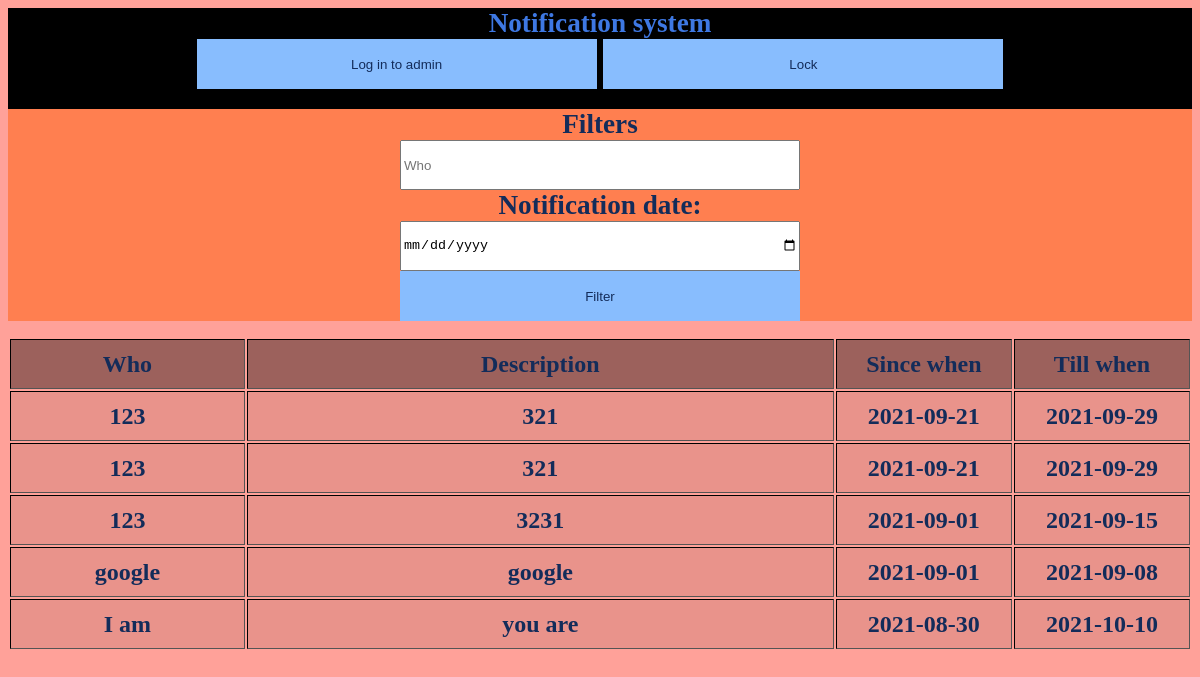
The app's page /php/notification.php (signed in) with its own data.
### tables this page shows
CREATE TABLE `notifications` (
  `id` int(11) NOT NULL,
  `StartingDate` date NOT NULL,
  `EndingDate` date NOT NULL,
  `Who` text NOT NULL,
  `Description` text NOT NULL
);

### htdocs/php/notification.php (the view, shortened to what this page needs)
<html>
<link rel="stylesheet" type="text/css" href="../style/style.css">
<div class="topDiv"><center>
        Notification system<br>
        <button onclick="window.open('login.php','_self')">Log in to admin</button>
        <button onclick="window.open('logout.php','_self')">Lock</button>
</center></div>
<form class = "form-signin" role = "form" action = "<?php echo htmlspecialchars($_SERVER['PHP_SELF']); ?>" method = "post">
    <div class="FilterForm">
        Filters<br>
        <input type = "text" class = "inputLogin" name = "who" placeholder = "Who"><br>
        Notification date:<br>
        <input type = "date" class = "inputLogin" name = "date" placeholder = "Since when"><br>
        <button class="Loginbutton" type = "submit" name = "filter">Filter</button>
    </div>
</form>
<table border="1px">
<tr class="first"><th class="who">Who</th><th class="des">Description</th><th class="since">Since when</th><th class="till">Till when</th></tr>
<?php
$connect = mysqli_connect("localhost", "root", "", "notification");
$sql = "SELECT * FROM `notifications`";
$result = $connect->query($sql);
if ($result->num_rows > 0) {
    while($row = $result->fetch_assoc()) {
        echo '<tr><th>'. $row["Who"]. '</th><th>'. $row["Description"]. '</th><th>'. $row["StartingDate"]. '</th><th>'. $row["EndingDate"]. '</th></tr>';
    }
}
?>
</table>
</html>

### htdocs/style/style.css (style rules this page uses)
input { height: 50px; width: 400px; }
button { height: 50px; width: 400px; background-color: #88BDFE; color: #132C5A; border-width: 0ch; }
.topDiv { background-color: black; width: 100%; padding-bottom: 20px; color: #3E78E3; font-size: 170%; font-weight: bold; }
.FilterForm { background-color: coral; width: 100%; text-align: center; font-size: 170%; font-weight: bold; }
tr { background-color: #e9938b; height: 50px; }
table { border-color: black; border-width: 0ch; width: 100%; font-size: 150%; }
.who { width: 20%; }
.des { width: 50%; }
.since { width: 15%; }
.till { width: 15%; }
.first { background-color: #9c615c; height: 50px; }

### records on screen
notifications: Who "123", Description "321", StartingDate "2021-09-21", EndingDate "2021-09-29"
notifications: Who "123", Description "321", StartingDate "2021-09-21", EndingDate "2021-09-29"
notifications: Who "123", Description "3231", StartingDate "2021-09-01", EndingDate "2021-09-15"
notifications: Who "google", Description "google", StartingDate "2021-09-01", EndingDate "2021-09-08"
notifications: Who "I am", Description "you are", StartingDate "2021-08-30", EndingDate "2021-10-10"
